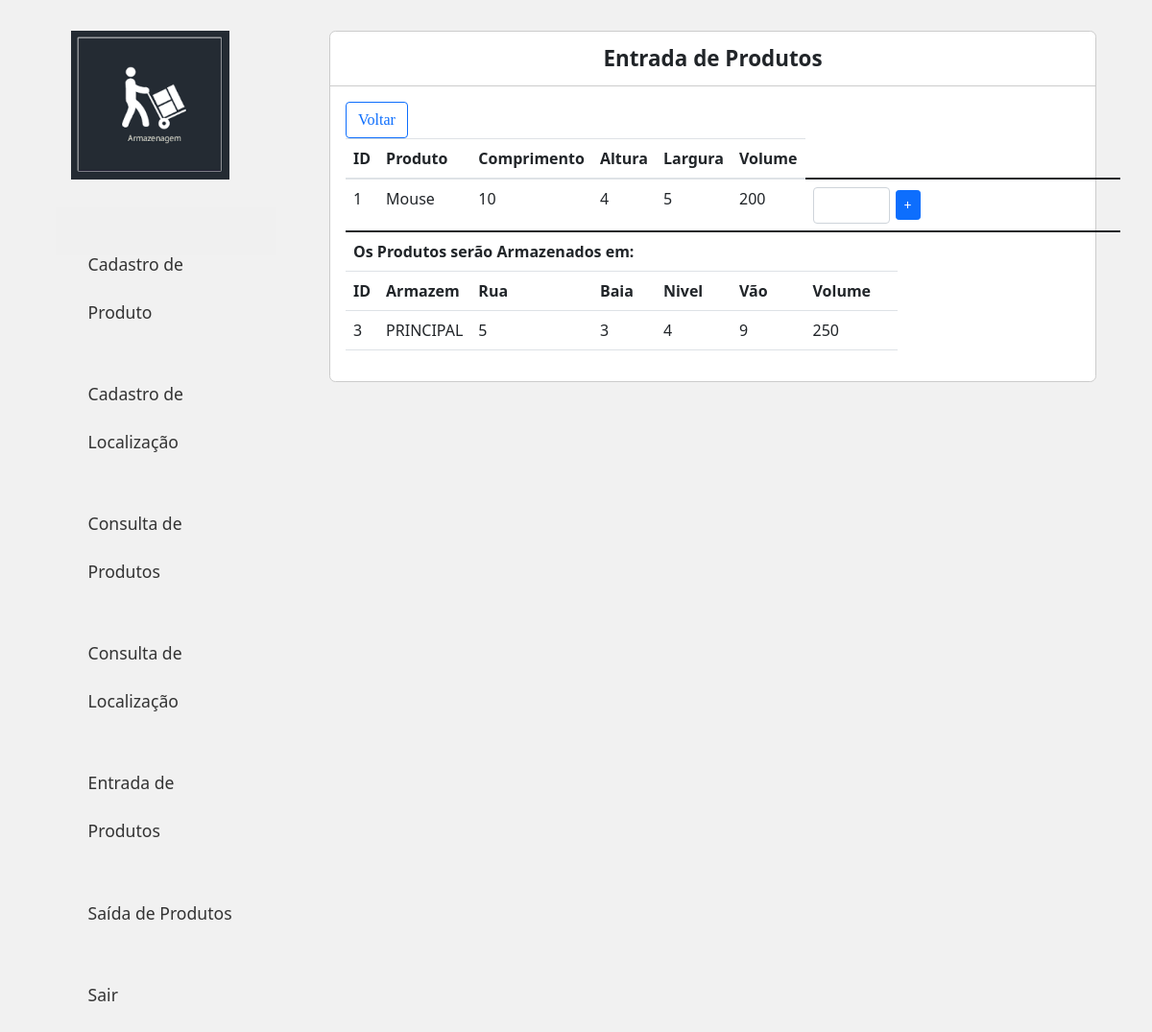
The page /Stoq/update_entrada.php?id=1 on the database its author committed.
### tables this page shows
CREATE TABLE `tbdcadprod` (
  `id_Produto` int(11) NOT NULL,
  `nm_Produto` varchar(50) NOT NULL,
  `vl_Valor` double NOT NULL,
  `ds_Produto` varchar(50) NOT NULL,
  `comp_Produto` double NOT NULL,
  `alt_Produto` double NOT NULL,
  `larg_Produto` double NOT NULL,
  `qtd_Produto` int(20) NOT NULL,
  `volume_Produto` float NOT NULL
);

CREATE TABLE `tbdcadloc` (
  `id_armazem` int(11) NOT NULL,
  `nm_armazem` varchar(50) NOT NULL,
  `rua_armazem` varchar(20) NOT NULL,
  `baia_armazem` varchar(20) NOT NULL,
  `nv_armazem` varchar(20) NOT NULL,
  `vao_armazem` int(11) NOT NULL,
  `comp_armazem` int(50) NOT NULL,
  `alt_armazem` int(50) NOT NULL,
  `larg_armazem` int(50) NOT NULL,
  `volume_armazem` int(11) NOT NULL
);

### Stoq/update_entrada.php (the view, shortened to what this page needs)
<?php
require_once 'header.php';
require_once 'conection.php';
function getLocalizacoesDisponiveisComDetalhes($conn, $produto_id) {
    $stmtProduto = $conn->prepare("SELECT * FROM tbdcadprod WHERE id_Produto = :id_produto");
    $stmtProduto->bindParam(':id_produto', $produto_id);
    $stmtProduto->execute();
    $produto = $stmtProduto->fetch(PDO::FETCH_ASSOC);
    $altp = $produto['alt_Produto'];
    $largp = $produto['larg_Produto'];
    $compp = $produto['comp_Produto'];
    if ($produto) {
        $produtoVolumecubo = $produto['volume_Produto'];
        $stmtLocalizacoes = $conn->prepare("SELECT * FROM tbdcadloc");
        $stmtLocalizacoes->execute();
        $localizacoes = $stmtLocalizacoes->fetchAll(PDO::FETCH_ASSOC);
        $localizacaovolume = [];
        $idArmazemMenorVolume = [];
        foreach ($localizacoes as $localizacao) {
            $localizacaoaltura = $localizacao['alt_armazem'];
            $localizacaolargura = $localizacao['larg_armazem'];
            $localizacaocomprimento = $localizacao['comp_armazem'];
            $Volume = $localizacao['volume_armazem'];
            if ($produtoVolumecubo <= $Volume) {
                if (($altp <= $localizacaoaltura) and ($largp <= $localizacaolargura) and ($compp <= $localizacaocomprimento)){
                    $localizacaovolume[] = $localizacao['volume_armazem'];
                }
                }
            }
                    if(!empty($localizacaovolume)){
                        $meuArray = $localizacaovolume;
                        sort($meuArray);
                        $locs = $meuArray[0];
                    }
                    if(!empty($locs)){
                    foreach ($localizacoes as $localizacao) {
                        if(($localizacao['volume_armazem'] == $locs)){
                            $localizacaoaltura = $localizacao['alt_armazem'];
                            $localizacaolargura = $localizacao['larg_armazem'];
                            $localizacaocomprimento = $localizacao['comp_armazem'];
                            if (($altp <= $localizacaoaltura) and ($largp <= $localizacaolargura) and ($compp <= $localizacaocomprimento)){
                            $idArmazemMenorVolume = $localizacao['id_armazem'];
                            }
                      }
                    }
                  }
        $localizacoesDisponiveis = $idArmazemMenorVolume;
        return $localizacoesDisponiveis;
    } else {
        return [];
    }
}
?>
<main class="col-sm-9">
    <div class="principal">
        <div class="titulo">
            Entrada de Produtos
        </div>
        <div class="conteudo">
            <div class="item">
                <a class='btn btn-outline-primary' type="submit" style="right: 590px; top: 100px; font-family:'calibri';" href='entrada.php'>Voltar</a>
                <table class="table">
                    <thead>
                        <tr>
                            <th scope="col">ID</th>
                            <th scope="col">Produto</th>
                            <th scope="col">Comprimento</th>
                            <th scope="col">Altura</th>
                            <th scope="col">Largura</th>
                            <th scope="col">Volume</th>
                        </tr>
                    <tbody>
                    <?php
                    if (isset($_GET['id'])) {
                        $produto_id = $_GET['id'];
                        $stmt = $conn->prepare("SELECT * FROM tbdcadprod WHERE id_Produto = :id_produto");
                        $stmt->bindParam(':id_produto', $produto_id);
                        $stmt->execute();
                        $produtos = $stmt->fetchAll(PDO::FETCH_ASSOC);
                    }
                        foreach ($produtos as $produto) {
                            echo "<tr>";
                            echo "<td>" . $produto['id_Produto'] . "</td>";
                            echo "<td>" . $produto['nm_Produto'] . "</td>";
                            echo "<td>" . $produto['comp_Produto'] . "</td>";
                            echo "<td>" . $produto['alt_Produto'] . "</td>";
                            echo "<td>" . $produto['larg_Produto'] . "</td>";
                            echo "<td>" . $produto['volume_Produto'] . "</td>";
                        }
                        $localizacoesDisponiveis = getLocalizacoesDisponiveisComDetalhes($conn, $produto_id);
                        if(!empty($localizacoesDisponiveis)){
                        echo "<td>
                        <form method='POST'action='L_entrada.php'>
                              <input type='hidden' name='id' value=".$produto['id_Produto']."'>
                              <input type='hidden' name='qtd' value=".$produto['qtd_Produto']."'>
                              <input type='hidden' name='idloc' value=".$localizacoesDisponiveis."'>
                              <input class='form-control' type='number' style=' width: 80px;' font-family:'calibri';' name='result' required>
									</td>
									<td>
									<button class='btn btn-sm btn-primary' style='margin-top: 3px; margin-left: -10px; margin-right: 200px;' type='submit' onclick='alert('Produto cadastrado com sucesso')''>+</button>
									</td>
									</form>
								</td> ";
                            }
                                ?>
                                </tbody>
                                <?php
                    $localizacoesDisponiveis = getLocalizacoesDisponiveisComDetalhes($conn, $produto_id);
                    if (!empty($localizacoesDisponiveis)) {
                        echo "<tr>";
                        echo "<th scope='col' colspan='5'>Os Produtos serão Armazenados em:</th>";
                        echo "<td>";
                        echo "</tr>";
                        }
                        ?>
                    <th scope="col">ID</th>
                        <th scope="col">Armazem</th>
                        <th scope="col">Rua</th>
                        <th scope="col">Baia</th>
                        <th scope="col">Nivel</th>
                        <th scope="col">Vão</th>
                        <th scope="col">Volume</th>
                    <?php
                          $localizacoesDisponiveis = getLocalizacoesDisponiveisComDetalhes($conn, $produto_id);
                          if (!empty($localizacoesDisponiveis)) {
                            $selec = $conn->prepare("SELECT id_armazem, nm_armazem, rua_armazem, baia_armazem, nv_armazem, vao_armazem, comp_armazem, alt_armazem, larg_armazem, volume_armazem FROM tbdcadloc WHERE id_armazem = :alocar");
                            $selec->bindParam(':alocar', $alocar);
                            $selec->execute();
                            $selecs = $selec->fetchAll(PDO::FETCH_ASSOC);
                        foreach($selecs as $armazenar){
                            echo "<td>" . $armazenar['id_armazem'] . "</td>";
                            echo "<td>" . $armazenar['nm_armazem'] . "</td>";
                            echo "<td>" . $armazenar['rua_armazem'] . "</td>";
                            echo "<td>" . $armazenar['baia_armazem'] . "</td>";
                            echo "<td>" . $armazenar['nv_armazem'] . "</td>";
                            echo "<td>" . $armazenar['vao_armazem'] . "</td>";
                            echo "<td>" . $armazenar['volume_armazem'] . "</td>";
                          }}
                    ?>
                    </thead>
                    </table>
            </div>
        </div>
    </div>
</main>

### css/styles.css (style rules this page uses)
body { background: #f1f1f1; }
a { text-decoration: none; }
.principal { margin: 2em 1em; background: #fff; border: 1px solid #ccc; border-radius: .4em; }
.principal .titulo { padding: .5em 1em; font-size: 1.4em; font-weight: bold; border-bottom: 1px solid #ccc; text-align: center; }
.principal .conteudo { padding: 1em; }

### rows shown on the page
tbdcadprod: id_Produto "1", nm_Produto "Mouse", comp_Produto "10", alt_Produto "4", larg_Produto "5", volume_Produto "200"
tbdcadloc: id_armazem "3", nm_armazem "PRINCIPAL", rua_armazem "5", baia_armazem "3", nv_armazem "4", vao_armazem "9", volume_armazem "250"
